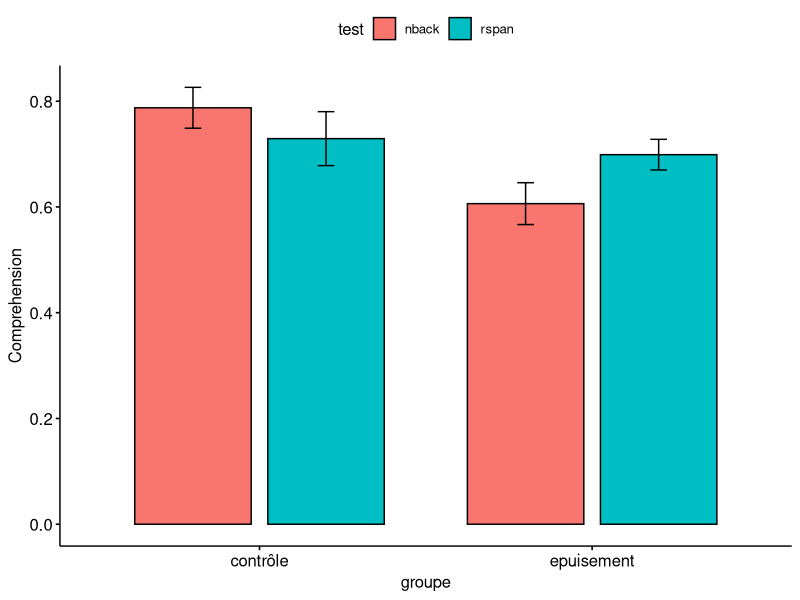

Reproduce this figure in R. (Note: this script raises an error after producing the figure.)
## ---- chunk 1
library(tidyverse)
library(ggpubr)
library(rstatix)

ques <- read.csv2("data/recap.csv", sep = ",", fileEncoding="UTF-8-BOM")
ques <- ques %>%
  filter(id_subject != "4") %>%
  select(-id_subject, -back_1_level, -back_2_level)

ques$id_sujet <- as.factor(ques$id_sujet)
ques$groupe <- as.factor(ques$groupe)
ques$Comprehension <- as.numeric(ques$Comprehension)
ques$wm_pre <- as.numeric(ques$wm_pre)
ques$wm_post <- as.numeric(ques$wm_post)

ques %>%
  filter(test == "rspan") %>%
  group_by(groupe, id_sujet) %>%
  summarise_all(mean) %>%
  group_by(groupe) %>%
  get_summary_stats(Comprehension, type = "mean_sd")

## ---- chunk 2
ques %>%
  group_by(groupe, test) %>%
  get_summary_stats(Comprehension, type = "mean_sd")
## ---- chunk 3
p_comp <- ggbarplot(ques, x = "groupe", y = "Comprehension", fill = "test", add = "mean_se", position = position_dodge(0.8))

p_comp %>%
  ggexport(filename = "Plots/comp.pdf")

p_comp
## ---- chunk 4

ggdensity(ques, x = "Comprehension", facet.by = c("groupe", "test"), add = "mean")

## ---- chunk 5

ggqqplot(ques, x = "Comprehension", facet.by = c("groupe", "test"))

## ---- chunk 6
ques %>%
  group_by(groupe, test) %>%
  shapiro_test(Comprehension)
## ---- chunk 7
ques %>%
  anova_test(Comprehension ~ groupe*test)
## ---- chunk 8
ques %>%
  tukey_hsd(Comprehension ~ groupe*test)
## ---- chunk 9
ques %>%
  filter(groupe == "epuisement") %>%
  filter(test == "nback") %>%
  cor_mat(Pre_motiv, Mem_diffic, Transc_diffic, Quest_diffic, Fatigue, Recommencer, Comprehension, wm_pre, wm_post, erreurs, reformulation, non_transc) %>%
  cor_plot(label = T)
## ---- chunk 10
ques_nback_transc <- ques %>%
  filter(groupe == "epuisement") %>%
  filter(test == "nback")

cor.test(ques_nback_transc$wm_pre, ques_nback_transc$wm_post, method = "pearson")

## ---- chunk 11
ques %>%
  filter(groupe == "epuisement") %>%
  filter(test == "rspan") %>%
  cor_mat(Pre_motiv, Mem_diffic, Transc_diffic, Quest_diffic, Fatigue, Recommencer, Comprehension, wm_pre, wm_post, erreurs, reformulation, non_transc) %>%
  cor_plot(label = T)
## ---- chunk 12
ques_rspan_transc <- ques %>%
  filter(groupe == "epuisement") %>%
  filter(test == "rspan")

cor.test(ques_rspan_transc$wm_pre, ques_rspan_transc$wm_post, method = "pearson")
## ---- chunk 13
ques %>%
  filter(groupe == "contrôle") %>%
  filter(test == "nback") %>%
  cor_mat(Pre_motiv, Mem_diffic, Transc_diffic, Quest_diffic, Fatigue, Recommencer, Comprehension, wm_pre, wm_post) %>%
  cor_plot(label = T)
## ---- chunk 14
ques_nback_cont <- ques %>%
  filter(groupe == "contrôle") %>%
  filter(test == "nback")

cor.test(ques_nback_cont$wm_pre, ques_nback_cont$wm_post, method = "pearson")

## ---- chunk 15
ques %>%
  filter(groupe == "contrôle") %>%
  filter(test == "rspan") %>%
  cor_mat(Pre_motiv, Mem_diffic, Transc_diffic, Quest_diffic, Fatigue, Recommencer, Comprehension, wm_pre, wm_post) %>%
  cor_plot(label = T)
## ---- chunk 16
ques_rspan_cont <- ques %>%
  filter(groupe == "contrôle") %>%
  filter(test == "rspan")

cor.test(ques_rspan_cont$wm_pre, ques_rspan_cont$wm_post, method = "pearson")
## ---- chunk 17
ques %>%
  group_by(groupe, test) %>%
  get_summary_stats(Fatigue, type = "mean_sd")
## ---- chunk 18
p_fat <- ggbarplot(ques, x = "groupe", y = "Fatigue", fill = "test", add = "mean_se", position = position_dodge(0.8))

p_fat %>%
  ggexport(filename = "Plots/fatigue.pdf")

p_fat
## ---- chunk 19
p_dif <- ggbarplot(ques, x = "groupe", y = "Mem_diffic", fill = "test", add = "mean_se", position = position_dodge(0.8))

p_dif %>%
  ggexport(filename = "Plots/diffi.pdf")

p_dif
